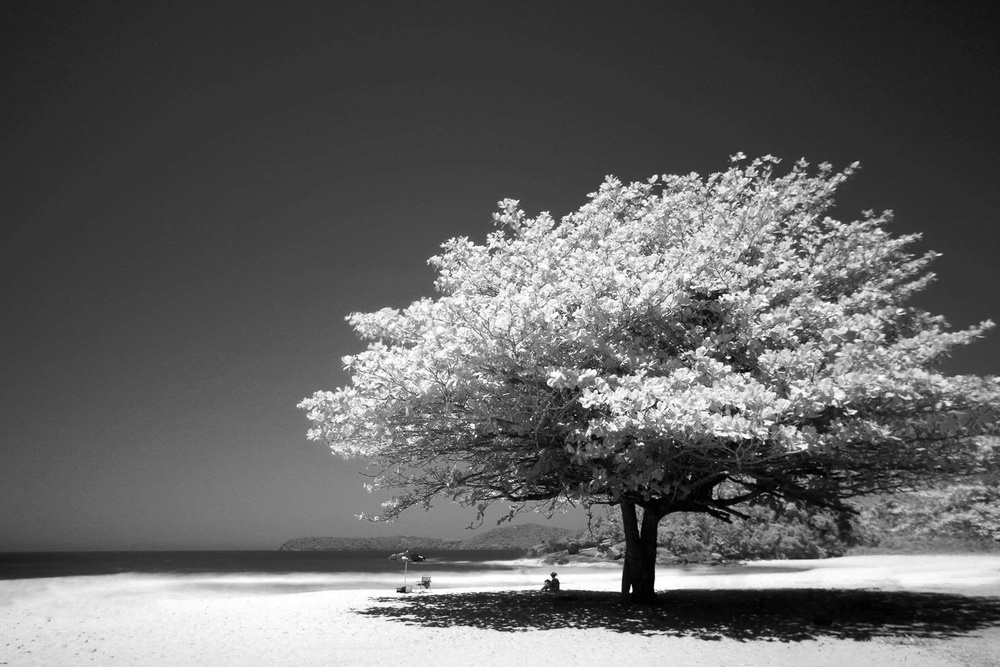
#> input picture Imagen_1.jpg, 1000 x 667 px, shrunk from 2048 x 1365 before the run
$ jupyter execute 'Laboratorio 2.ipynb'
#> lines starting #> are read from the running program, lines starting #| are printed output that depends on the picture; after the words box and inside, x2 and y2 are one past the last pixel; in counts of white or black regions, pixels touching at a corner belong together
#

### ************** LABORATORIO NO. 2 **************

#### Johnatan Josué Ramírez Santiago
#### Carné: 19001825

# Ejercicio No. 1

[cell 1]
from PIL import Image
import numpy as np

def imagen_binaria(image_path, threshold=128):
#> called with image_path = 'Imagen_1.jpg', threshold = 128
    image = Image.open(image_path).convert('L')
    image_array = np.array(image)

    # Binarización
    conversion_binaria = np.where(image_array > threshold, 255, 0)
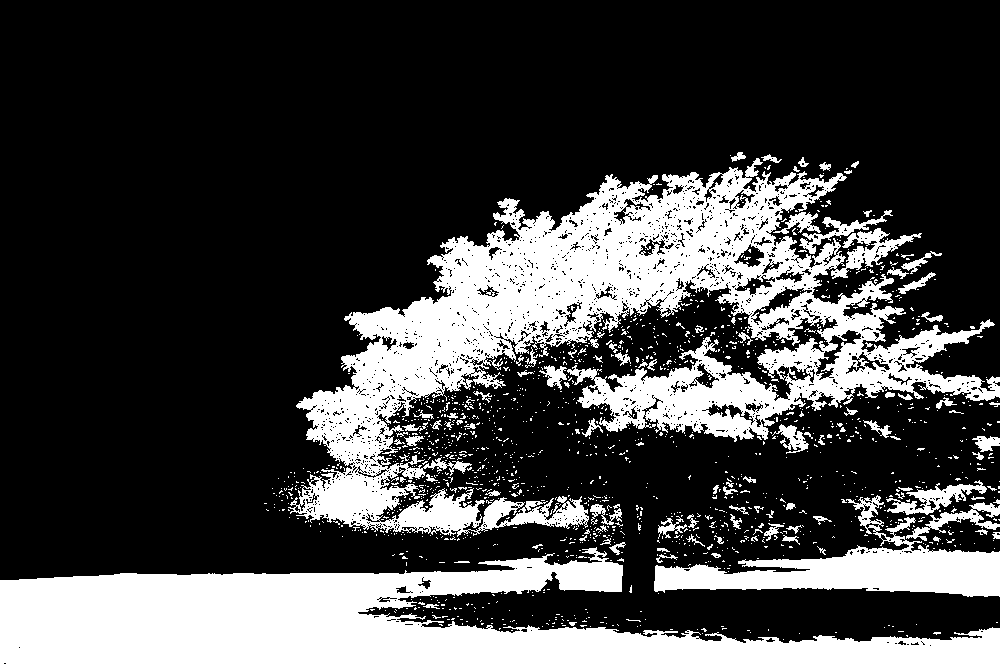
#> conversion_binaria: shape (667, 1000) int64; 26.6% white; 1477 white regions (1369 under 20 px), largest, box (x1, y1, x2, y2) and area: (288, 158, 1000, 537) 88082, (0, 547, 1000, 667) 62742, (654, 495, 1000, 597) 12136
    imagen_convertida = Image.fromarray(np.uint8(conversion_binaria))
    return imagen_convertida

imagnen_final = imagen_binaria('Imagen_1.jpg', threshold=128)
imagnen_final.show()

# Ejercicio No. 2

[cell 2]
def imagen_bin(img, threshold=128):
    gs_imagen = img.convert('L')
    img_array = np.array(gs_imagen)
    binario_arr = np.where(img_array > threshold, 255, 0)
    return binario_arr

def image_operations(img1, img2, threshold=128):
#> called with img1 = 'Imagen(1).jpg', img2 = 'Imagen(2).jpg', threshold = 128
    imagen1 = Image.open(img1)
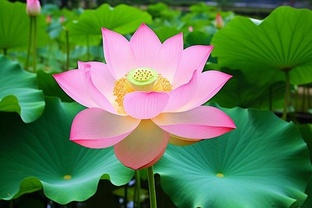
#> input picture Imagen(1).jpg, 312 x 208 px, shrunk from 640 x 427 before the run
#> imagen1 is the input picture: PIL image 312x208 RGB; mean R, G, B 89.4, 124.8, 82.5
    imagen2 = Image.open(img2)
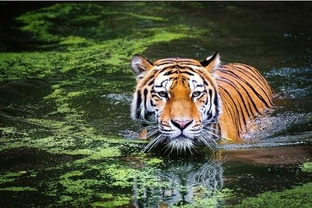
#> input picture Imagen(2).jpg, 312 x 208 px, shrunk from 640 x 427 before the run
#> imagen2 is the input picture: PIL image 312x208 RGB; mean R, G, B 76.8, 82.5, 59.2
    assert imagen1.size == imagen2.size, "Las imágenes deben de ser del mismo tamaño"

# Convinamos las imagenes
    binarized_image1 = imagen_bin(imagen1, threshold)
#> in imagen_bin, `binario_arr = np.where(img_array > threshold, 255, 0)`: binario_arr: shape (208, 312) int64; 34.3% white; 65 white regions (45 under 20 px), largest, box (x1, y1, x2, y2) and area: (40, 4, 236, 203) 17369, (153, 150, 296, 208) 3055, (0, 87, 45, 122) 576
    binarized_image2 = imagen_bin(imagen2, threshold)
#> in imagen_bin (call 2), `binario_arr = np.where(img_array > threshold, 255, 0)`: binario_arr: shape (208, 312) int64; 19.6% white; 416 white regions (383 under 20 px), largest, box (x1, y1, x2, y2) and area: (108, 55, 284, 151) 7091, (101, 164, 229, 208) 1987, (31, 126, 158, 160) 1079
    suma_imag = np.clip(np.array(imagen1) + np.array(imagen2), 0, 255) # SUMA
    resta_imag = np.clip(np.array(imagen1) - np.array(imagen2), 0, 255) # SUMA
    img_y = np.bitwise_and(binarized_image1, binarized_image2)
#> img_y: shape (208, 312) int64; 10.2% white; 205 white regions (187 under 20 px), largest, box (x1, y1, x2, y2) and area: (108, 57, 232, 140) 4059, (186, 169, 229, 208) 577, (71, 126, 123, 148) 229
    img_o = np.bitwise_or(binarized_image1, binarized_image2)
#> img_o: shape (208, 312) int64; 43.7% white; 269 white regions (241 under 20 px), largest, box (x1, y1, x2, y2) and area: (31, 4, 296, 208) 25703, (0, 87, 45, 122) 576, (26, 0, 42, 14) 169
    img_oy = np.bitwise_xor(binarized_image1, binarized_image2)
#> img_oy: shape (208, 312) int64; 33.4% white; 358 white regions (319 under 20 px), largest, box (x1, y1, x2, y2) and area: (31, 4, 296, 208) 18355, (0, 87, 45, 122) 576, (26, 0, 42, 14) 169

    # Convertimos a imagen nuevamente
    suma_imag = Image.fromarray(np.uint8(suma_imag))
    resta_imag = Image.fromarray(np.uint8(resta_imag))
    img_y = Image.fromarray(np.uint8(img_y))
    img_o = Image.fromarray(np.uint8(img_o))
    img_oy = Image.fromarray(np.uint8(img_oy))
    return suma_imag, resta_imag, img_y, img_o, img_oy

# ----------------------- Resultado ----------------------------
sum_img, subtract_img, and_img, or_img, xor_img = image_operations('Imagen(1).jpg', 'Imagen(2).jpg', threshold=128)
sum_img.show(title="Suma")
subtract_img.show(title="Resta")
and_img.show(title="AND")
or_img.show(title="OR")
xor_img.show(title="XOR")

# Ejercicio No. 3

[cell 3]
import matplotlib.pyplot as plt
from mpl_toolkits.mplot3d import Axes3D

def plot_image_3d(imgp):
#> called with imgp = 'Imagen_1.jpg'
    imagen = Image.open(imgp).convert('L')

    imag_a = np.array(imagen)
    x_dim, y_dim = imag_a.shape
#> x_dim = 667; y_dim = 1000
    y = np.arange(0, y_dim, 1)
#> y = 1000 values from 0 to 999
    x = np.arange(0, x_dim, 1)
#> x = 667 values from 0 to 666
    x, y = np.meshgrid(x, y)
    z = imag_a.T
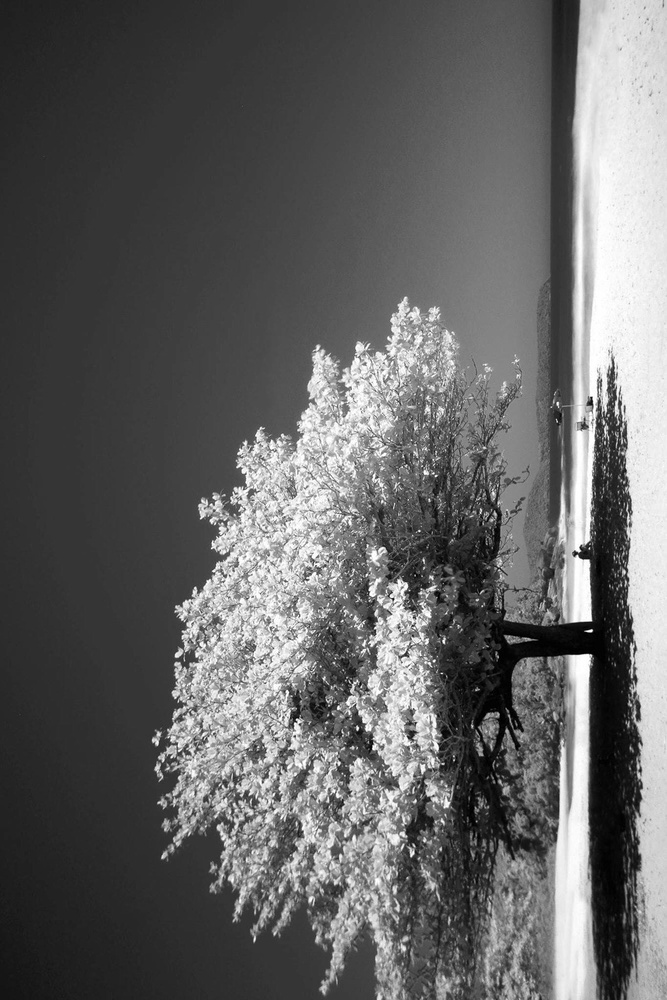
#> z: shape (1000, 667); min 0, max 255, mean 99.3

    figura = plt.figure()
    ax = figura.add_subplot(111, projection='3d')
    ax.plot_surface(x, y, z, cmap='gray')
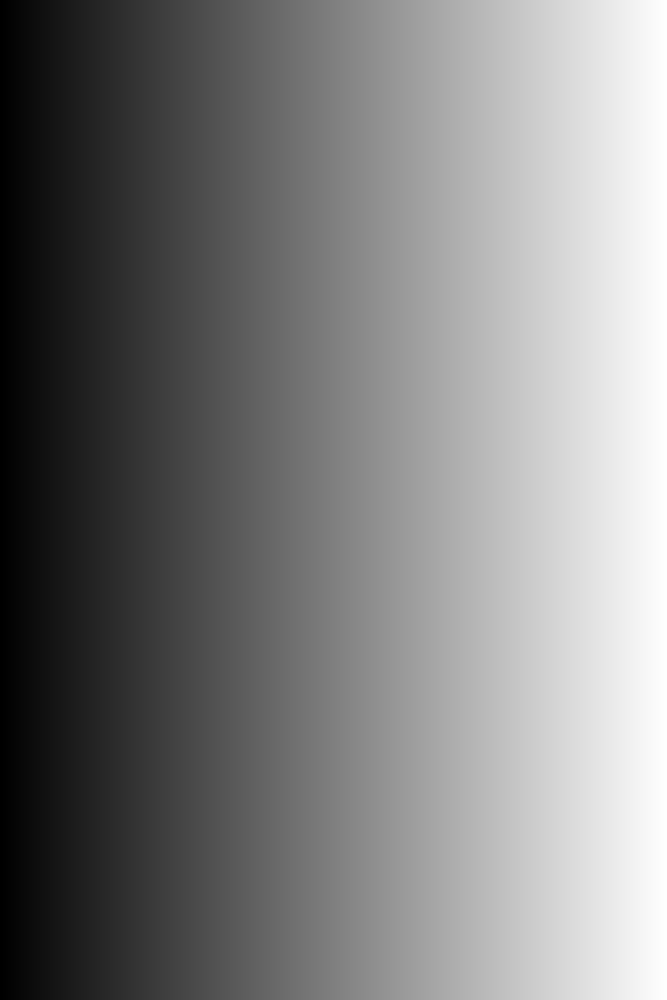
#> x: shape (1000, 667) int64; min 0, max 666, mean 333; drawn with min black and max white

    ax.set_xlabel('X')
    ax.set_ylabel('Y')
    ax.set_zlabel('Fuerza del color gris')
    plt.show()
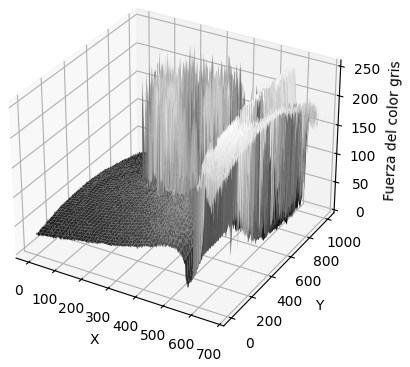
#> figure drawn by matplotlib, 1 panel

plot_image_3d('Imagen_1.jpg')

# Ejercicio No. 4

### Transformación Lineal

[cell 4]
def trans_lineal(imagen, a=1, b=0):
#> called with imagen = 'Imagen(2).jpg', a = 1.2, b = 20
    imagenn = Image.open(imagen).convert('L')
    imagen_a = np.array(imagenn)
    img_lineal = a * imagen_a + b
    img_lineal = np.clip(img_lineal, 0, 255)
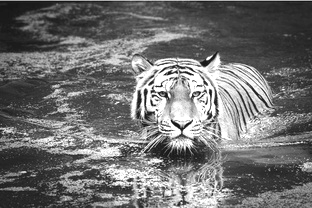
#> img_lineal: shape (208, 312) float64; min 20, max 255, mean 112.8
    return Image.fromarray(np.uint8(img_lineal))

imagen_lineal = trans_lineal('Imagen(2).jpg', a=1.2, b=20)
imagen_lineal.show(title="Imagen Lineal")

#### Transformación Negativa

[cell 5]
def trans_negativa(imagen):
#> called with imagen = 'Imagen(2).jpg'
    imagenn = Image.open(imagen).convert('L')
    img_a = np.array(imagenn)
    negative_image = 255 - img_a
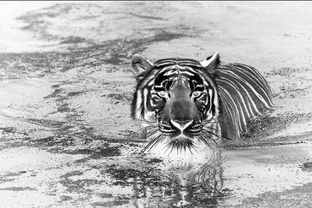
#> negative_image: shape (208, 312); min 0, max 255, mean 176.8
    return Image.fromarray(np.uint8(negative_image))

imagen_negativa = trans_negativa('Imagen(2).jpg')
imagen_negativa.show(title="Imagen Negativa")

#### Transformación Logarítmica

[cell 6]
def trans_logaritmica(imagen, c=1):
#> called with imagen = 'Imagen(2).jpg', c = 30
    imagenn = Image.open(imagen).convert('L')
    img_a = np.array(imagenn)
    img_logaritmica = c * np.log1p(img_a)  # log1p es log(1 + p)
    img_logaritmica = np.clip(img_logaritmica * (255 / np.log(256)), 0, 255)  # Escalando el resultado
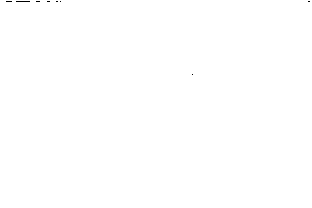
#> img_logaritmica: shape (208, 312) float16; 99.9% white; black in thin lines or dots, all inside (x1, y1, x2, y2) = (6, 1, 310, 75)
    return Image.fromarray(np.uint8(img_logaritmica))

imagen_logaritmica = trans_logaritmica('Imagen(2).jpg', c=30)
imagen_logaritmica.show(title="Imagen Logarítmica")

#### Transformación Exponencial

[cell 7]
def trans_exponencial(imagenn, c=1):
#> called with imagenn = 'Imagen(2).jpg', c = 1
    img = Image.open(imagenn).convert('L')
    img_a = np.array(img)
    img_exponencial = c * (np.exp(img_a / 255) - 1)
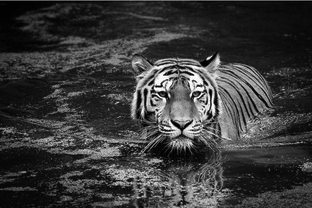
#> img_exponencial: shape (208, 312) float64; min 0, max 1.72, mean 0.393; drawn with min black and max white
    img_exponencial = np.clip(img_exponencial * (255 / (np.exp(1) - 1)), 0, 255)  # Escalando el resultado
    return Image.fromarray(np.uint8(img_exponencial))

imagen_exponencial = trans_exponencial('Imagen(2).jpg', c=1)
imagen_exponencial.show(title="Imagen Exponencial")
